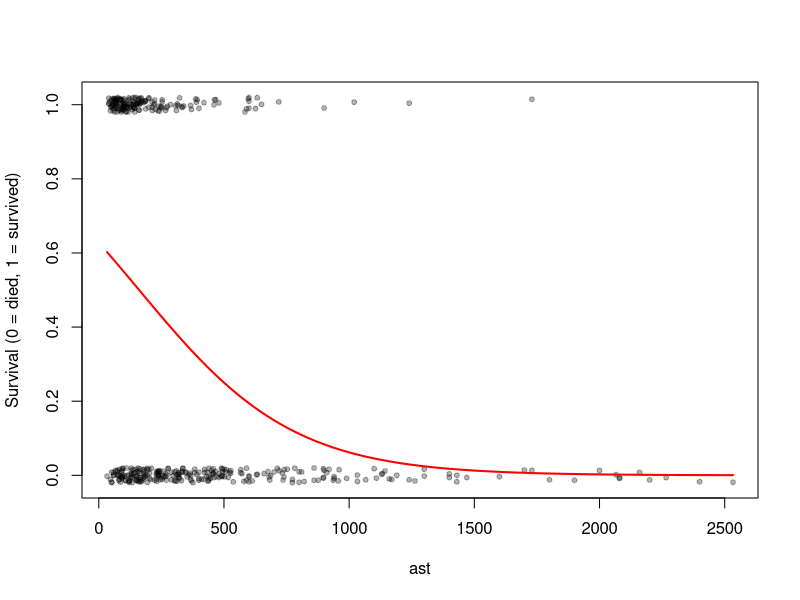

Generate this figure with R:
## ---- chunk 1
downer <- read.table("../Datasets/Downer.csv", sep=",", header = TRUE)
head(downer)
table(downer$outcome, useNA = "ifany")
## ---- chunk 2
p_hat <- mean(downer$outcome == "survived")
p_hat

logit_p <- log(p_hat / (1 - p_hat))
logit_p

downer$out <- I(downer$outcome == "survived")

fit0 <- glm(out ~ 1, family = binomial, data = downer)
summary(fit0)
coef(fit0)[1]

## ---- chunk 3
fit1 <- glm(out ~ ast, family = binomial, data = downer)
summary(fit1)

ast_seq <- seq(min(downer$ast, na.rm = TRUE),
               max(downer$ast, na.rm = TRUE),
               length.out = 200)

newdat <- data.frame(ast = ast_seq)

newdat$phat <- predict(fit1, newdata = newdat, type = "response")

plot(downer$ast, jitter(as.numeric(downer$out), amount=0.02),
     xlab = "ast",
     ylab = "Survival (0 = died, 1 = survived)",
     pch = 20, col = rgb(0, 0, 0, 0.3))

lines(newdat$ast, newdat$phat,
      col = "red", lwd = 2)
## ---- chunk 4
fit2 <- glm(out ~ urea, family = binomial, data = downer)
summary(fit2)
## ---- chunk 5
nd <- data.frame(ast = c(500, 1400,2000),
urea = c(5, 20, 30))

pred <- predict(fit2, newdata=nd, type = "link", se.fit = TRUE)

fit <- pred$fit
se.fit <- pred$se.fit

cbind(binomial()$linkinv(fit + qnorm(.04) * se.fit),
      binomial()$linkinv(fit + qnorm(.96) * se.fit))
